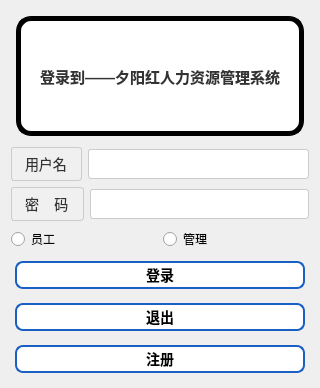
<?xml version="1.0" encoding="UTF-8"?>
<ui version="4.0">
 <class>LoginANDRegister</class>
 <widget class="QWidget" name="LoginANDRegister">
  <property name="geometry">
   <rect>
    <x>0</x>
    <y>0</y>
    <width>315</width>
    <height>388</height>
   </rect>
  </property>
  <property name="windowTitle">
   <string>欢迎来到夕阳红工资有限公司</string>
  </property>
  <property name="windowIcon">
   <iconset theme="applications-engineering" resource="res.qrc">
    <normaloff>:/icons/icons/330.bmp</normaloff>:/icons/icons/330.bmp</iconset>
  </property>
  <property name="autoFillBackground">
   <bool>false</bool>
  </property>
  <property name="styleSheet">
   <string notr="true">/* 蓝色边框圆角按钮 - 自适应尺寸 */
QPushButton {
    /* 基础样式 */
    background-color: #ffffff;
    color: #000000;
    border: 2px solid #1a5fc4;
    border-radius: 8px;
    padding: 1px 1px;
    font-family: &quot;Segoe UI&quot;, Arial, sans-serif;
    font-size: 14px;
    font-weight: 600;
    margin: 4px;
}

/* 悬停状态 */
QPushButton:hover {
    background-color: #f0f7ff;
    border: 2px solid #0f4aa0;
}

/* 按下状态 */
QPushButton:pressed {
    background-color: #d0e1ff;
    border: 2px solid #09367c;
}

/* 焦点状态 */
QPushButton:focus {
    border: 2px solid #4a9dff;
    outline: none;
}

/* 禁用状态 */
QPushButton:disabled {
    background-color: #f8f9fa;
    color: #a0a0a0;
    border: 2px solid #e0e0e0;
}</string>
  </property>
  <layout class="QGridLayout" name="gridLayout">
   <item row="0" column="0">
    <widget class="QLabel" name="label">
     <property name="styleSheet">
      <string notr="true">/* 多彩渐变边框，内部白色背景 */
QLabel {
    background-color: white;
    color: #333333;
    font-size: 15px;
    font-weight: bold;
    border: 5px solid;
    border-image: linear-gradient(to right, #ff3366, #ff9933, #ffcc00, #33cc33, #3399ff, #9966ff) 1;
    border-radius: 15px;
    padding: 15px;
    margin: 5px;
    qproperty-alignment: AlignCenter;
}</string>
     </property>
     <property name="text">
      <string>登录到——夕阳红人力资源管理系统</string>
     </property>
    </widget>
   </item>
   <item row="1" column="0">
    <layout class="QVBoxLayout" name="verticalLayout">
     <item>
      <layout class="QHBoxLayout" name="horizontalLayout">
       <item>
        <widget class="QLabel" name="labName">
         <property name="styleSheet">
          <string notr="true">QLabel {
    background-color: #f0f0f0; /* 标签背景颜色 */
    color: #333333; /* 标签文字颜色 */
    border: 1px solid #cccccc; /* 边框样式 */
    border-radius: 3px; /* 圆角 */
    padding: 5px 10px; /* 内边距 */
    font-size: 14px; /* 字体大小 */
}</string>
         </property>
         <property name="text">
          <string>用户名</string>
         </property>
        </widget>
       </item>
       <item>
        <widget class="QLineEdit" name="usernameEdit">
         <property name="styleSheet">
          <string notr="true">QLineEdit {
    background-color: white; /* 输入框背景颜色 */
    border: 1px solid #cccccc; /* 边框样式 */
    border-radius: 3px; /* 圆角 */
    padding: 5px; /* 内边距 */
    font-size: 14px; /* 字体大小 */
}

QLineEdit:focus {
    border: 1px solid #4CAF50; /* 获取焦点时的边框颜色 */
    background-color: #f5f5f5; /* 获取焦点时的背景颜色 */
}</string>
         </property>
        </widget>
       </item>
      </layout>
     </item>
     <item>
      <layout class="QHBoxLayout" name="horizontalLayout_2">
       <item>
        <widget class="QLabel" name="labPassword">
         <property name="styleSheet">
          <string notr="true">QLabel {
    background-color: #f0f0f0; /* 标签背景颜色 */
    color: #333333; /* 标签文字颜色 */
    border: 1px solid #cccccc; /* 边框样式 */
    border-radius: 3px; /* 圆角 */
    padding: 5px 10px; /* 内边距 */
    font-size: 14px; /* 字体大小 */
}</string>
         </property>
         <property name="text">
          <string>密    码</string>
         </property>
        </widget>
       </item>
       <item>
        <widget class="QLineEdit" name="passwordEdit">
         <property name="styleSheet">
          <string notr="true">QLineEdit {
    background-color: white; /* 输入框背景颜色 */
    border: 1px solid #cccccc; /* 边框样式 */
    border-radius: 3px; /* 圆角 */
    padding: 5px; /* 内边距 */
    font-size: 14px; /* 字体大小 */
}

QLineEdit:focus {
    border: 1px solid #4CAF50; /* 获取焦点时的边框颜色 */
    background-color: #f5f5f5; /* 获取焦点时的背景颜色 */
}</string>
         </property>
         <property name="echoMode">
          <enum>QLineEdit::EchoMode::Password</enum>
         </property>
        </widget>
       </item>
      </layout>
     </item>
    </layout>
   </item>
   <item row="2" column="0">
    <layout class="QVBoxLayout" name="verticalLayout_2">
     <item>
      <layout class="QHBoxLayout" name="horizontalLayout_3">
       <item>
        <widget class="QRadioButton" name="rbtnEmployee">
         <property name="text">
          <string>员工</string>
         </property>
        </widget>
       </item>
       <item>
        <widget class="QRadioButton" name="rbtnManager">
         <property name="text">
          <string>管理</string>
         </property>
        </widget>
       </item>
      </layout>
     </item>
     <item>
      <widget class="QPushButton" name="btnLogin">
       <property name="minimumSize">
        <size>
         <width>0</width>
         <height>0</height>
        </size>
       </property>
       <property name="autoFillBackground">
        <bool>false</bool>
       </property>
       <property name="styleSheet">
        <string notr="true"/>
       </property>
       <property name="text">
        <string>登录</string>
       </property>
      </widget>
     </item>
     <item>
      <widget class="QPushButton" name="btnQuit">
       <property name="minimumSize">
        <size>
         <width>0</width>
         <height>0</height>
        </size>
       </property>
       <property name="styleSheet">
        <string notr="true"/>
       </property>
       <property name="text">
        <string>退出</string>
       </property>
      </widget>
     </item>
     <item>
      <widget class="QPushButton" name="btnRegister">
       <property name="minimumSize">
        <size>
         <width>0</width>
         <height>0</height>
        </size>
       </property>
       <property name="styleSheet">
        <string notr="true"/>
       </property>
       <property name="text">
        <string>注册</string>
       </property>
      </widget>
     </item>
    </layout>
   </item>
  </layout>
 </widget>
 <resources>
  <include location="res.qrc"/>
 </resources>
 <connections>
  <connection>
   <sender>btnQuit</sender>
   <signal>clicked()</signal>
   <receiver>LoginANDRegister</receiver>
   <slot>close()</slot>
   <hints>
    <hint type="sourcelabel">
     <x>286</x>
     <y>393</y>
    </hint>
    <hint type="destinationlabel">
     <x>229</x>
     <y>243</y>
    </hint>
   </hints>
  </connection>
 </connections>
</ui>
